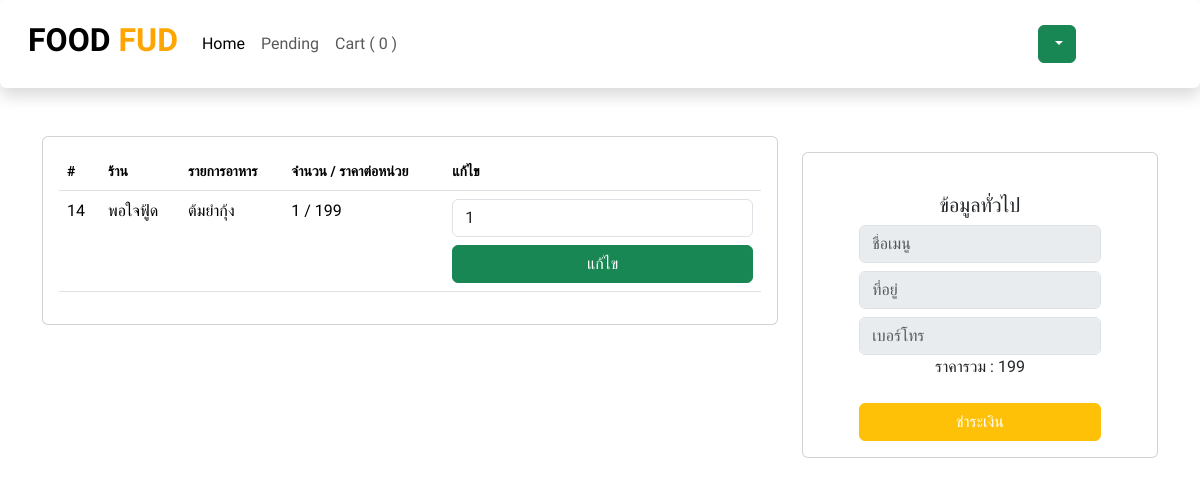
/Cart.php, run on the app's committed database.
### tables this page shows
CREATE TABLE `cart` (
  `CartID` int(11) NOT NULL,
  `RestID` int(11) DEFAULT NULL,
  `UserID` int(11) DEFAULT NULL,
  `MenuID` int(11) DEFAULT NULL,
  `MenuPrice` varchar(255) DEFAULT NULL,
  `MenuQty` int(11) DEFAULT NULL
);

CREATE TABLE `restaurant` (
  `RestID` int(11) NOT NULL,
  `RestName` varchar(255) DEFAULT NULL,
  `RestCate` varchar(255) DEFAULT NULL,
  `UserID` int(11) DEFAULT NULL,
  `RestDetail` varchar(255) DEFAULT NULL,
  `RestStatus` int(11) DEFAULT NULL,
  `RestImg` text DEFAULT NULL
);

CREATE TABLE `menu` (
  `MenuID` int(11) NOT NULL,
  `RestID` int(11) DEFAULT NULL,
  `MenuName` varchar(255) DEFAULT NULL,
  `MenuCate` varchar(255) DEFAULT NULL,
  `MenuPrice` int(11) DEFAULT NULL,
  `MenuImg` text DEFAULT NULL
);

### Cart.php (the view, shortened to what this page needs)
<?php
include './Assets/header.php';
include './Assets/customer-nav.php';
require './db.php';
$totalbill = 0;
?>
<div class="container">
    <div class="row">
        <div class="col-md-8">
            <div class="card card-body">
                <table class="table">
                    <thead>
                        <th>#</th>
                        <th>ร้าน</th>
                        <th>รายการอาหาร</th>
                        <th>จำนวน / ราคาต่อหน่วย</th>
                        <th>แก้ไข</th>
                    </thead>
                    <tbody>
                        <?php
                        $resp = $db->query("SELECT * FROM cart");
                        while($row = mysqli_fetch_assoc($resp)):
                        ?>
                        <tr>
                            <td><?=$row['CartID']?></td>
                            <td>
                                <?php
                                $resps = $db->query("SELECT * FROM Restaurant WHERE RestID = '".$row['RestID']."'");
                                if($rs = mysqli_fetch_assoc($resps)){
                                    echo $rs['RestName'];
                                }
                                ?>
                            </td>
                            <td>
                                <?php
                                $resps = $db->query("SELECT * FROM menu WHERE MenuID = '".$row['MenuID']."'");
                                if($rs = mysqli_fetch_assoc($resps)){
                                    echo $rs['MenuName'];
                                }
                                ?>
                            </td>
                            <td>
                                <?=$row['MenuQty']." / ".$row['MenuPrice']?>
                            </td>
                            <td>
                                <form action="App/UpdateCart.php" method="post">
                                    <input type="number" name="Qty" id="" class="form-control w-100" value="<?=$row['MenuQty']?>">
                                    <button type="submit" class="btn btn-success mt-2 w-100">แก้ไข</button>
                                </form>
                            </td>
                        </tr>
                        <?php
                        $totalbill += $row['MenuPrice'] * $row['MenuQty'];
                        endwhile;
                        ?>
                    </tbody>
                </table>
            </div>
        </div>
        <div class="col-md-4">
            <div class="card card-body mt-3">
                <center>
                    <form action="App/Bill.php" method="post" enctype="multipart/form-data">
                        <h5>ข้อมูลทั่วไป</h5>
                        <input type="text" class="form-control w-75 mt-2" name="name" placeholder="ชื่อเมนู" value="<?=$_SESSION['UserRealName']?>" disabled>
                        <input type="text" class="form-control w-75 mt-2" name="address" placeholder="ที่อยู่" value="<?=$_SESSION['UserAddress']?>" disabled>
                        <input type="text" class="form-control w-75 mt-2" name="phone" placeholder="เบอร์โทร" value="<?=$_SESSION['UserPhone']?>" disabled>
                        <p>ราคารวม : <?=$totalbill?></p>
                        <button type="submit" class="btn btn-warning mt-2 w-75 text-white">ชำระเงิน</button>
                    </form>
                </center>
            </div>
        </div>
    </div>
</div>

### Assets/header.php (style rules this page uses)
* { font-family: 'Prompt', sans-serif; }

### Cart.php (style rules this page uses)
th { font-size: 14px; }

### data on the page
cart: CartID "14", RestID.RestName "พอใจฟู้ด", MenuID.MenuName "ต้มยำกุ้ง", MenuQty "1", MenuPrice "199", Qty "1"

### other printed values
$num "0"
$totalbill "199"
